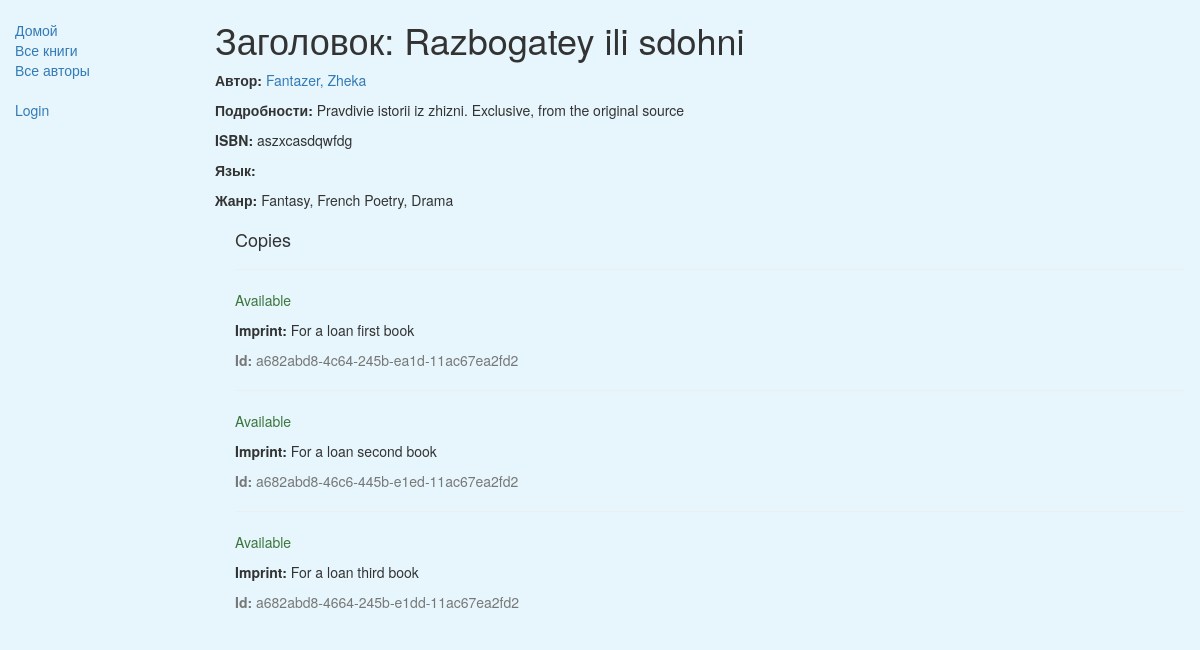
The app's page /catalog/book/7 with its own data.
### catalog/models.py (models this page shows, shortened)
class Book(models.Model):
    title = models.CharField(max_length=200)
    author = models.ForeignKey('Author', on_delete=models.SET_NULL, null=True)
    summary = models.TextField(max_length=1000, help_text="Enter a brief description of the book")
    isbn = models.CharField('ISBN',max_length=13, help_text='13 Character <a href="https://www.isbn-international.org/content/what-isbn">ISBN number</a>')
    genre = models.ManyToManyField(Genre, help_text="Select a genre for this book")
    class Meta:
        ordering = ['-id']
    def display_genre(self):
        """
        Creates a string for the Genre. This is required to display genre in Admin.
        """
        return ', '.join([ genre.name for genre in self.genre.all()[:3] ])
    display_genre.short_description = 'Genre'

class Author(models.Model):
    first_name = models.CharField(max_length=100)
    last_name = models.CharField(max_length=100)
    date_of_birth = models.DateField(null=True, blank=True)
    date_of_death = models.DateField('Died', null=True, blank=True)
    class Meta:
        ordering = ['-id']
    def __str__(self):
        return '%s, %s' % (self.last_name, self.first_name)

class Genre(models.Model):
    name = models.CharField(max_length=200, help_text="Enter a book genre (e.g. Science Fiction, French Poetry etc.)")
    def __str__(self):
        return self.name

class BookInstance(models.Model):
    id = models.UUIDField(primary_key=True, default=uuid.uuid4, help_text="Unique ID for this particular book across whole library")
    book = models.ForeignKey('Book', on_delete=models.SET_NULL, null=True)
    imprint = models.CharField(max_length=200)
    due_back = models.DateField(null=True, blank=True)
    LOAN_STATUS = (
        ('m', 'Maintenance'),
        ('o', 'On loan'),
        ('a', 'Available'),
        ('r', 'Reserved'),
    )
    status = models.CharField(max_length=1, choices=LOAN_STATUS, blank=True, default='m', help_text='Book availability')
    borrower = models.ForeignKey(User, on_delete=models.SET_NULL, null=True, blank=True)
    class Meta:
        ordering = ["due_back"]
        permissions = (
            ("can_mark_returned", "Set book as returned"),
            ("can_see_borrowed", "See all borrowers"),
        )

### catalog/views.py (the view)
# urls.py: path('book/<int:pk>', views.BookDetailView.as_view(), name='book-detail'),
class BookDetailView(generic.DetailView):
    model = Book

### catalog/templates/catalog/book_detail.html (shortened to what this page needs)
{% extends "catalog/base_generic.html" %}
{% block content %}
  <h1>Заголовок: {{ book.title }}</h1>
  <p><strong>Автор:</strong> <a href="{% url 'author-detail' book.author.pk %}">{{ book.author }}</a></p>
  <p><strong>Подробности:</strong> {{ book.summary }}</p>
  <p><strong>ISBN:</strong> {{ book.isbn }}</p>
  <p><strong>Язык:</strong> {{ book.language }}</p>
  <p><strong>Жанр:</strong> {% for genre in book.genre.all %} {{ genre }}{% if not forloop.last %}, {% endif %}{% endfor %}</p>
  <div style="margin-left:20px;margin-top:20px">
    <h4>Copies</h4>
    {% for copy in book.bookinstance_set.all %}
    <hr>
    <p class="{% if copy.status == 'a' %}text-success{% elif copy.status == 'd' %}text-danger{% else %}text-warning{% endif %}">{{ copy.get_status_display }}</p>
    <p><strong>Imprint:</strong> {{copy.imprint}}</p>
    <p class="text-muted"><strong>Id:</strong> {{copy.id}}</p>
    {% endfor %}
  </div>
{% endblock %}

### catalog/static/css/styles.css (style rules this page uses)
body { background-color: rgba(228, 246, 252, 0.897); }

### records on screen
Book: title "Razbogatey ili sdohni", author "Fantazer, Zheka", summary "Pravdivie istorii iz zhizni. Exclusive, from the original source", isbn "aszxcasdqwfdg"
Genre: name "Fantasy"
Genre: name "French Poetry"
Genre: name "Drama"
BookInstance: status "Available", imprint "For a loan first book", id "a682abd8-4c64-245b-ea1d-11ac67ea2fd2"
BookInstance: status "Available", imprint "For a loan second book", id "a682abd8-46c6-445b-e1ed-11ac67ea2fd2"
BookInstance: status "Available", imprint "For a loan third book", id "a682abd8-4664-245b-e1dd-11ac67ea2fd2"
